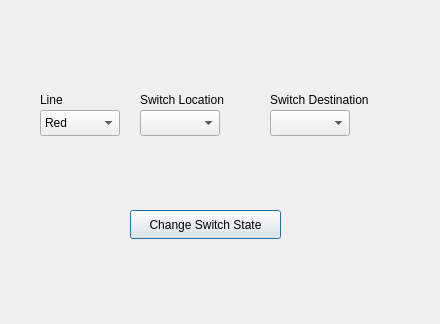
<?xml version="1.0" encoding="UTF-8"?>
<ui version="4.0">
 <class>CTC_ChangeSwitches</class>
 <widget class="QDialog" name="CTC_ChangeSwitches">
  <property name="geometry">
   <rect>
    <x>0</x>
    <y>0</y>
    <width>440</width>
    <height>324</height>
   </rect>
  </property>
  <property name="windowTitle">
   <string>Change Switches</string>
  </property>
  <widget class="QComboBox" name="LineBox">
   <property name="geometry">
    <rect>
     <x>40</x>
     <y>110</y>
     <width>80</width>
     <height>26</height>
    </rect>
   </property>
   <item>
    <property name="text">
     <string>Red</string>
    </property>
   </item>
   <item>
    <property name="text">
     <string>Green</string>
    </property>
   </item>
  </widget>
  <widget class="QLabel" name="LineLabel">
   <property name="geometry">
    <rect>
     <x>40</x>
     <y>90</y>
     <width>63</width>
     <height>20</height>
    </rect>
   </property>
   <property name="text">
    <string>Line</string>
   </property>
  </widget>
  <widget class="QComboBox" name="SwitchLocationBox">
   <property name="geometry">
    <rect>
     <x>140</x>
     <y>110</y>
     <width>80</width>
     <height>26</height>
    </rect>
   </property>
  </widget>
  <widget class="QLabel" name="SwitchLabel">
   <property name="geometry">
    <rect>
     <x>140</x>
     <y>90</y>
     <width>111</width>
     <height>20</height>
    </rect>
   </property>
   <property name="text">
    <string>Switch Location</string>
   </property>
  </widget>
  <widget class="QComboBox" name="DestinationBox">
   <property name="geometry">
    <rect>
     <x>270</x>
     <y>110</y>
     <width>80</width>
     <height>26</height>
    </rect>
   </property>
  </widget>
  <widget class="QLabel" name="DestinationLabel">
   <property name="geometry">
    <rect>
     <x>270</x>
     <y>90</y>
     <width>131</width>
     <height>20</height>
    </rect>
   </property>
   <property name="text">
    <string>Switch Destination</string>
   </property>
  </widget>
  <widget class="QPushButton" name="SwitchStateButton">
   <property name="geometry">
    <rect>
     <x>130</x>
     <y>210</y>
     <width>151</width>
     <height>29</height>
    </rect>
   </property>
   <property name="text">
    <string>Change Switch State</string>
   </property>
  </widget>
 </widget>
 <resources/>
 <connections/>
</ui>
